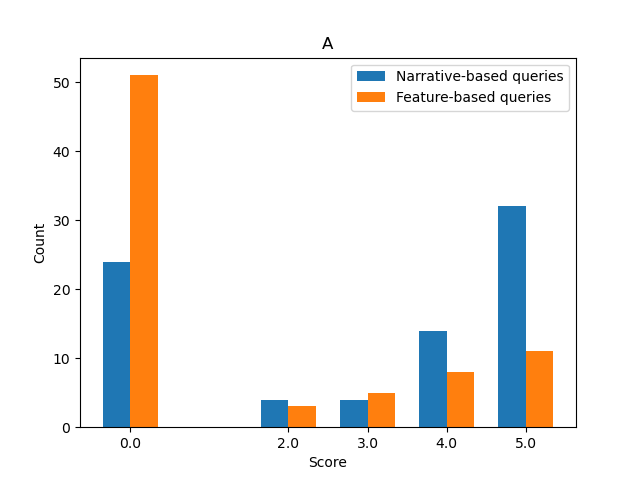

Here is the Python script that generated this plot:
import os
import pandas as pd
import numpy as np
import seaborn as sns
import matplotlib.pyplot as plt

score_column = 'Score (Peter)'  # change to Score (0-5) once we have met and discussed
rank_column = 'Rank'
data_dir = 'data'

file1_name = 'Table 1. ChatGPT4 Diagnosis - text without discussion - txt_cases_results.tsv'
file2_name = 'Table 2. ChatGPT4 Diagnosis - only age_sex_signs_symptoms - phenopacket_based_queries_results.tsv'

file1_label = 'Narrative-based queries'
file2_label = 'Feature-based queries'

file1 = pd.read_csv(os.path.join(data_dir, file1_name), sep="\t", header=0)
file2 = pd.read_csv(os.path.join(data_dir, file2_name), sep="\t", header=0)

file1_score = file1[score_column]
file2_score = file2[score_column]

# Create a new dataframe with the extracted columns
df = pd.DataFrame({
    "file1_score": file1_score,
    "file2_score": file2_score
})

def to_numeric(s: pd.Series) -> pd.Series:
    # Convert non-numeric values to NaN
    numeric_series = pd.to_numeric(s, errors='coerce')
    # Filter out non-numeric values
    return s[numeric_series.notna()]


# Calculate the counts of each score (0 to 5) in both columns
score_counts_file1 = to_numeric(df['file1_score']).value_counts().sort_index()
score_counts_file2 = to_numeric(df['file2_score']).value_counts().sort_index()

# Create the first grouped histogram
fig1, ax1 = plt.subplots()
bar_width = 0.35
index = score_counts_file1.index

bar1 = ax1.bar(index - bar_width/2, score_counts_file1, bar_width, label=file1_label)
bar2 = ax1.bar(index + bar_width/2, score_counts_file2, bar_width, label=file2_label)

ax1.set_xlabel('Score')
ax1.set_ylabel('Count')
ax1.set_title('A')
ax1.set_xticks(index)
ax1.set_xticklabels(index)
ax1.legend()

# Save the first figure to a PNG file
fig1.savefig('figure2a.png')

# Create the second grouped histogram (duplicate)
fig2, ax2 = plt.subplots()

file1_rank = file1[rank_column]
file2_rank = file2[rank_column]

# Create a new dataframe with the extracted columns
df = pd.DataFrame({
    "file1_rank": file1_rank,
    "file2_rank": file2_rank
})


def set_empty_indices_to_zero(series: pd.Series, this_min: int,
                              this_max: int) -> pd.Series:
    # Create a new series with the desired index range
    new_series = pd.Series(index=range(this_min, this_max + 1), dtype=series.dtype)

    # Update the new series with values from the original series
    new_series.update(series)

    # Fill missing indices with zeros
    new_series = new_series.fillna(0)

    return new_series.sort_index()


# Calculate the counts of each score (0 to 5) in both columns
rank_counts_file1 = to_numeric(df['file1_rank']).value_counts().sort_index()
rank_counts_file2 = to_numeric(df['file2_rank']).value_counts().sort_index()

this_max = int(max(rank_counts_file1.index.tolist() + rank_counts_file2.index.tolist()))
this_min = int(max(min(rank_counts_file1.index.tolist() + rank_counts_file2.index.tolist()), 1))

rank_counts_file1 = set_empty_indices_to_zero(rank_counts_file1, this_min, this_max)
rank_counts_file2 = set_empty_indices_to_zero(rank_counts_file2, this_min, this_max)

bar3 = ax2.bar(index - bar_width/2, rank_counts_file1, bar_width, alpha=0.5, label=file1_label)
bar4 = ax2.bar(index + bar_width/2, rank_counts_file2, bar_width, alpha=0.5, label=file2_label)

ax2.set_xlabel('Score')
ax2.set_ylabel('Count')
ax2.set_title('B')
ax2.set_xticks(index)
ax2.set_xticklabels(index)
ax2.legend()

# Save the second figure to a PNG file
fig2.savefig('figure2b.png')

# Combine both figures side by side into a single PNG file
combined_fig = plt.figure(figsize=(12, 6))
combined_fig.add_subplot(1, 2, 1)
combined_fig.add_subplot(1, 2, 2)

img1 = plt.imread('figure2a.png')
img2 = plt.imread('figure2b.png')

plt.subplot(1, 2, 1)
plt.imshow(img1)
plt.axis('off')

plt.subplot(1, 2, 2)
plt.imshow(img2)
plt.axis('off')

# Save the combined figure to a PNG file
combined_fig.savefig('combined_figure.png')
